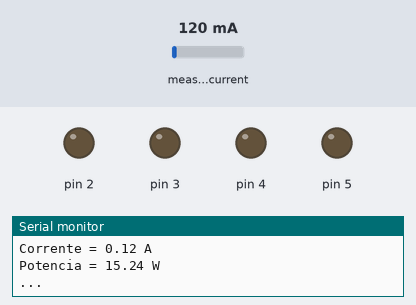
This sketch was run on a simulated Arduino Uno, built with avr-gcc and run on an emulated ATmega328P. Parts: output pins drawn as LEDs (lit = HIGH), the last lines printed to the serial monitor. Inputs (shaded band) come from the test bench; at power-on: measured current 120 mA.

Above: at 3.3 s.
3.4 s: measured current set to 1193 mA
5.7 s: measured current set to 1237 mA
At 8.0 s:
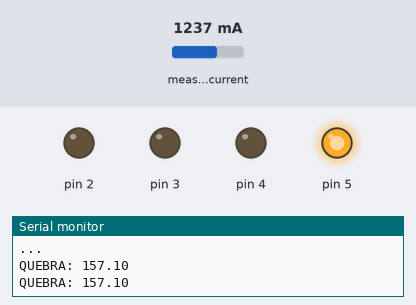
8.3 s: measured current set to 40 mA
At 9.7 s:
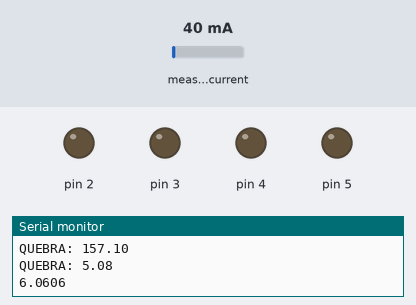
10.1 s: measured current set to 1500 mA
At 13.2 s:
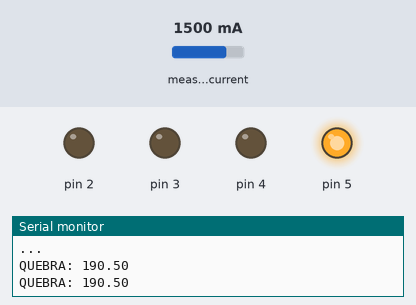
Timing chart, 0 to 14.4 s (numbered marks = the images above; inputs shaded):
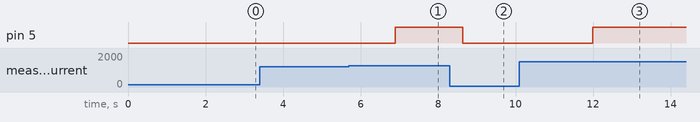

Measured:
- the behaviour switches between 1220 and 1221 mA on measured current (found by bisection; images 0 and 1)
- after the input at 5.7 s, pin 5: LOW → HIGH after 1.2 s
- after the input at 8.3 s, pin 5: HIGH → LOW after 0.34 s
- after the input at 10.1 s, pin 5: LOW → HIGH after 1.9 s

The sketch:

arduinoUno.ino
```cpp
//o lado do CT importa. Usar com a impressao apontando no mesmo sentido do fluxo (somente monofásico)
//CT sólido(anel) é mais preciso
//a documentaçao diz que o capacitor correto é de 10uF


/*
1 x CT sensor YHDC SCT-013-000
1 x Burden resistor 18 Ohms if supply voltage is 3.3V, or 33 Ohms if supply voltage is 5V
2 x 10k Ohm resistors (or any equal value resistor pair up to 470k Ohm)
1 x 10uF capacitor
 */


//LCD
//SDA na A4
//SCL na A5
//#include <Wire.h>
//#define endereco  0x27
//#define colunas   16
//#define linhas    2


#include "EmonLib.h"

EnergyMonitor SCT013;
int pinSCT = A0;   //Pino analógico conectado ao SCT-013


int tensao = 127;
double potencia;


void setup(){
  Serial.begin(9600);
  Serial.println("inicio setup");
  pinMode(2,OUTPUT);
  pinMode(3,OUTPUT);
  pinMode(4,OUTPUT);
  pinMode(5,OUTPUT);

  digitalWrite(2,LOW);digitalWrite(4,LOW);digitalWrite(5,LOW);digitalWrite(3,LOW);
  SCT013.current(pinSCT, 6.0606);//60.607  6.0606
  SCT013.calcIrms(1480);
  delay(2000);
  Serial.println("FIM setup");
}

void loop(){

     Serial.println("6.0606");

    double Irms = SCT013.calcIrms(1480);   // Calcula o valor da Corrente. testar 5588 (lembrar de mudar nos de baixo)
    potencia = Irms * tensao;          // Calcula o valor da Potencia Instantanea

    Serial.print("Corrente = ");
    Serial.print(Irms);
    Serial.println(" A");

    Serial.print("Potencia = ");
    Serial.print(potencia);
    Serial.println(" W");


    Serial.print(".");
    //delay(500);
    Serial.print(".");
    delay(500);
    Serial.println(".");
    delay(500);


    /* ATUALIZAR VALORES! */
//NORMAL 1494+
//EMERGENCIA 683 a 746
//CORTA DE TRAMA 606 a 671
//QUEBRA NO URDUME 155 a 442


    if(potencia > 1000){//colocar o valor aqui
      digitalWrite(2,HIGH);
      while((potencia) > 1000){//colocar o valor aqui
        delay(256);
        Irms = SCT013.calcIrms(1480);
        potencia = Irms * tensao;
        Serial.print("NORMAL: ");
        Serial.println(potencia);
        }
        digitalWrite(2,LOW);
     delay(1000);//                       conferir o tempo de retomada
    }


    if(potencia >= 683 && potencia <= 746){
      digitalWrite(3,HIGH);
      while(potencia >= 683 && potencia <= 746){
        delay(256);
        Irms = SCT013.calcIrms(1480);
        potencia = Irms * tensao;
        Serial.print("EMERGENCIA: ");
        Serial.println(potencia);
        }
        digitalWrite(3,LOW);
        delay(1000);
    }


    if(potencia >= 606 && potencia <= 671){
      digitalWrite(4,HIGH);
      while((potencia) >= 606 && (potencia) <= 671){
        delay(256);
        Irms = SCT013.calcIrms(1480);
        potencia = Irms * tensao;
        Serial.print("CORTE: ");
        Serial.println(potencia);
        }
        digitalWrite(4,LOW);
        delay(1000);
    }

        if((potencia) >= 155 && (potencia) <= 442){
      digitalWrite(5,HIGH);
      while((potencia) >= 155 && (potencia) <= 442){
        delay(256);
        Irms = SCT013.calcIrms(1480);
        potencia = Irms * tensao;
        Serial.print("QUEBRA: ");
        Serial.println(potencia);
        }
        digitalWrite(5,LOW);
     delay(1000);
    }


/*
digitalWrite(2, HIGH);
delay(1000);
digitalWrite(2, LOW);
digitalWrite(3, HIGH);
delay(1000);
digitalWrite(3, LOW);
digitalWrite(4, HIGH);
delay(1000);
digitalWrite(4, LOW);
digitalWrite(5, HIGH);
delay(1000);
digitalWrite(5, LOW);
*/

}
```
